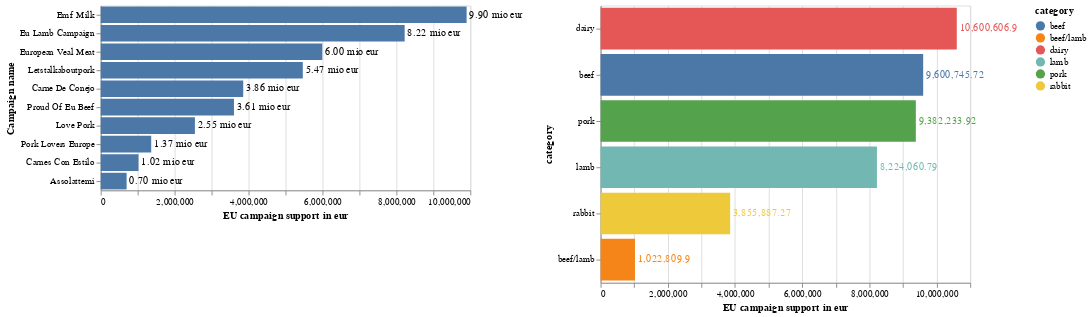

Write notebook code for a chart like this one.
### Code cell
bars = alt.Chart(data).mark_bar().encode(
        x = alt.X("overal_support",
                 title = "EU campaign support in eur"),
        y = alt.Y("title:N",
                  title = "Campaign name",
                sort=alt.EncodingSortField(
                    field="overal_support",  # The field to use for the sort
                    op="sum",  # The operation to run on the field prior to sorting
                    order="descending"  # The order to sort in
                )),
        #color = "category:N"
    )

text = bars.mark_text(
    align='left',
    baseline='middle',
    dx=3  # Nudges text to right so it doesn't appear on top of the bar
).encode(
    text=alt.Text('overal_support_str')
)

cummul = alt.Chart(data).mark_bar().encode(
    x = alt.X("sum(overal_support):Q",
                title = "EU campaign support in eur"),
    y = alt.Y("category:N",
        sort=alt.EncodingSortField(
                    field="overal_support",  # The field to use for the sort
                    op="sum",  # The operation to run on the field prior to sorting
                    order="descending"  # The order to sort in
                )),
    color = "category:N"
    ).properties(
    height = 300
)

text_cumm = cummul.mark_text(
    align='left',
    baseline='middle',
    dx=3  # Nudges text to right so it doesn't appear on top of the bar
).encode(
    text=alt.Text('sum(overal_support):Q', format=',')
)

    
bars + text | cummul + text_cumm

### Figure 1 — Vega-Lite specification as saved in the notebook (floating-point values rounded to 4 significant figures)
{"config": {"view": {"continuousWidth": 400, "continuousHeight": 300}}, "hconcat": [{"layer": [{"mark": "bar", "encoding": {"x": {"type": "quantitative", "field": "overal_support", "title": "EU campaign support in eur"}, "y": {"type": "nominal", "field": "title", "sort": {"field": "overal_support", "op": "sum", "order": "descending"}, "title": "Campaign name"}}}, {"mark": {"type": "text", "align": "left", "baseline": "middle", "dx": 3}, "encoding": {"text": {"type": "nominal", "field": "overal_support_str"}, "x": {"type": "quantitative", "field": "overal_support", "title": "EU campaign support in eur"}, "y": {"type": "nominal", "field": "title", "sort": {"field": "overal_support", "op": "sum", "order": "descending"}, "title": "Campaign name"}}}]}, {"layer": [{"mark": "bar", "encoding": {"color": {"type": "nominal", "field": "category"}, "x": {"type": "quantitative", "aggregate": "sum", "field": "overal_support", "title": "EU campaign support in eur"}, "y": {"type": "nominal", "field": "category", "sort": {"field": "overal_support", "op": "sum", "order": "descending"}}}, "height": 300}, {"mark": {"type": "text", "align": "left", "baseline": "middle", "dx": 3}, "encoding": {"color": {"type": "nominal", "field": "category"}, "text": {"type": "quantitative", "aggregate": "sum", "field": "overal_support", "format": ","}, "x": {"type": "quantitative", "aggregate": "sum", "field": "overal_support", "title": "EU campaign support in eur"}, "y": {"type": "nominal", "field": "category", "sort": {"field": "overal_support", "op": "sum", "order": "descending"}}}, "height": 300}]}], "data": {"name": "data-2f29fd6ca6370b43a7d9be2e56add3ed"}, "$schema": "https://vega.github.io/schema/vega-lite/v4.8.1.json", "datasets": {"data-2f29fd6ca6370b43a7d9be2e56add3ed": [{"title": "Love Pork", "summary": "A European movement for more taste\nThe action targets the Danish and Swedish markets for pork. The sector is significantly challenged by low and continuous declining consumption of pork especially amongst young consumers aged 18-29. Increased consumption of pork on the two markets will have a positive impact on the European pig meat industry. Pork is no longer a natural part of the young Scandinavians' diet. They tend to eat less meat in general and to avoid pork in particular. The objective is to increase consumer demand and thereby halt an otherwise forecasted continued decline. By maintaining current levels of penetration and spending, the action will effectively increase penetration with up till 19.7 pct and spending with 30 pct on the target markets. The target group perceives pork as neither trendy nor tasty. To support the objective of increased demand, the action will work to raise the product profile and improve the attractiveness of the product category by means of an innovation seminar for the meat processing industry and retail. The objective is to introduce a total of 40 new pork products or meal concepts in retail for the target group. To reach and convince a complex target group of young consumers, the creative element of the action is to create a consumer movement driven by a group of social media role models with a view to re-establish pork in Northern food and eventually throughout Europe. A primary communication tool will be influencer marketing, and the action will rely on content co-creation on the social media. The action strategy is reflected in the main Union message “Europeans for more taste”. Other key messages on traceability, food safety and responsible consumption support the main Union message and promote the high quality of the product and position pork as delicate and tasty. The total budget for the proposed action is EUR 3,185,525. The estimated return on investment ratio of the action is 7.65.", "countries": "Denmark;Sweden", "support": "2451165.76;97254.40", "overal_support": 2548000.0, "link": "https://ec.europa.eu/chafea/agri/en/campaigns/love-pork", "overal_support_str": "2.55 mio eur", "category": "pork"}, {"title": "Assolattemi", "summary": "The program “The shapes of milk, discover the quality made in EU” is presented by Assolatte - Associazione Italiana Lattiero Casearia, which is the national body responsible for Italian industries operating in the dairy sector. The 2-years proposal aims to increase the awareness of the merits of Union agricultural products and the high standards applicable to the EU production methods in Italy and in Belgium and to increase the competitiveness and consumption of EU drinking milk. \nDespite the fact that the internal market remains the main outlet for EU milk production and that milk remains a staple in both Italian and Belgian shopping baskets, this campaign is all the more necessary in view of the constant decline in milk consumption, due to the change in dietary choices. In line with the provisions of the AWP 2019, the objective is to highlight EU drinking milk, particulary in terms of quality and nutritional aspects, to the European consumers. \nThe action strategy has been structured to achieve the target groups identified: millenials/gen.X (through digital activities and sensorial and innovative exhibitions, will leverage on the needs and preconceptions of the consumers, to make them rethink the product, to rediscover its essence through an exhibition/event with a strong emotional value and videomapping),  media/blogger/influencer (through PR, training courses, journalist award, press conference, vernissage, gala events, collaboration with bloggers, press tour) and nutrition professionals (through one-to-one relationships, specific information seminar, training course and award).", "countries": "Italy", "support": "700606.9", "overal_support": 700600.0, "link": "https://ec.europa.eu/chafea/agri/en/campaigns/assolattemi", "overal_support_str": "0.70 mio eur", "category": "dairy"}, {"title": "Eu Lamb Campaign", "summary": "Over 80% of sheep production in the EU is produced in rugged rural areas where no other species can be reared on a commercial scale. Hence, sheep farming plays a vital role from a social, environmental and economic sustainability perspective in these regions. However, given the continued decline in lamb consumption and consequently production in Europe, and the numerous factors and consequences highlighted by the 2016 EU Sheep Meat Reflection Group, it is urgent that we act now to protect this unique sustainable heritage of Europe.\n\n\nFrance, Ireland and the UK, under the auspices of Interbev, Bord Bia and AHDB, have joined forces to request EU co-funding for a new €10 million promotional campaign over 3 years aiming to convince millennial consumers (aged 25-35) across four EU markets (France, Ireland, Germany and the UK) to \"Love Lamb\", by inciting them to discover the convenience and unique flavour of European lamb. Today lamb is primarily consumed by consumers over 50 years old across these markets, and it is vital to appeal to and convert younger consumers thereby supporting the future of this livelihood in Europe.\n\n\nThe campaign's objective is to reach out to this digitally native audience using the appropriate tone of voice and references via their preferred media, in order to convince them to consider lamb as a unique everyday protein choice. This young target audience is proportionately more motivated by sustainability issues than their elders, hence the sustainability credentials of European lamb will also be at the forefront of this campaign. We propose a range of central actions which will be developed and implemented across the four markets to ensure a greater impact and greater economies of scale. These include PR, digital marketing (common website, social media platforms and various forms of online advertising), event marketing and trade marketing actions in specific markets. All of the campaign collateral will be translated and tested before execution.\nhttps://www.jadorelagneau.fr/\nhttps://www.trylamb.ie/\nhttps://www.probierlamm.de/\nhttps://www.trylamb.co.uk/", "countries": "France;Ireland;United Kingdom", "support": "3242850.98;1187071.56;3794138.25", "overal_support": 8224000.0, "link": "https://ec.europa.eu/chafea/agri/en/campaigns/eu-lamb-campaign", "overal_support_str": "8.22 mio eur", "category": "lamb"}, {"title": "Carne De Conejo", "summary": "INTERCUN and ASPOC, two state-recognised organizations of Spain and Portugal, present a Multi Topic C 3-year programme that highlights the high quality standards of the EU and aspires to establish a new milestone in Europe regarding the situation of rabbit meat, a sector that has not been previously financed. Given that Spain is the second producer of rabbit meat in the EU, the program will be coordinated by Spain and will benefit the entire sector across the EU by responding to 3 common issues: 1) The global decline in rabbit meat production. 2) Dramatic fall in consumption of rabbit meat. 3) No value recognized for the European product.  It is important to inform the public about the production methods in the EU and the distinctive features of European rabbit meat in order to differentiate our production.\n\n\n The campaign focuses on consumers and professionals (butchers and HORECA) as well as communication media. It will be developed using a global European message as well as specific adaptation for each target audience and market. The campaign will implement 360-degree marketing activities with reinforced PR actions, significant online activities and social media actions, webinars, advertising via TV and conventional media, digital media, Facebook ads and cinema advertising. In addition, targeted material will be provided to retailers and POS and for use at training activities in Cooking Schools and professional workshops (butchers).\n\n\nThe goal is to achieve an effective program that will reactivate rabbit meat consumption and will allow new consumers to add value and maintain the European production model at sustainable levels for the future. It will allow an increase in consumption of 0.03kg/capita per annum and an increase in sales of more than 5M kg of rabbit meat and €32 million. With a very positive ROI and campaign outreach of more than 581 million contacts, we expect to generate a change in perception that will reach 10% of our target.\n\n\nThe financing and coordination of the project are guaranteed. Initially presented in 2016 and considerably improved in its latest submission, the programme aspires to be approved and financed, given the serious situation affecting the sector.\nhttps://carnedeconejo.es/", "countries": "Spain;Portugal", "support": "3021432.58;834454.69", "overal_support": 3856000.0, "link": "https://ec.europa.eu/chafea/agri/en/campaigns/carne-de-conejo", "overal_support_str": "3.86 mio eur", "category": "rabbit"}, {"title": "Carnes Con Estilo", "summary": "The Ternera Gallega and Ternasco de Aragón PGIs are the most common in beef and suckling lamb production and commercialisation in Spain, and they are joining forces to request aid from the EU to raise the level of knowledge and recognition of the Union's quality regimes, specifically about the PGI quality stamp which is very little known in Europe and Spain. They are both confronted with the added complexity of competing in a market against other meats, which have no differentiating quality stamp and which are available at a lower price. Additionally, their market is in decline as consumption of their categories has fallen dramatically in recent years. The great asset of the two PGI products is their EU certified quality. According to market research, the Spanish consumer is becoming more demanding in matters of food and values superior quality, being inclined to pay more for food whenever greater quality is identified.\nThis has enabled a communications strategy for the campaign to be determined, through a message that is highly visual, simple, approachable, easily understood and, above all, grabs one's attention and conveys the superior quality of PGI products. The message we will use alongside the PGI stamp is: 'Meat with style - either you have it or you don't'. This will convey that it is the PGI stamp which gives you style and is synonymous with high quality. After all, both PGIs have a unique way of protecting the quality of their product, a specific way of rearing, feeding and slaughtering their animals, a sustainable method which supports rural economy. We will make contact with our target through initiatives that ensure coverage and affinity and we will gain visibility through POS initiatives, as the great majority of purchasing decisions are taken at the POS here in Spain. As a result, we will increase competitiveness and consumption of these Union PGI products.\nhttp://www.ternascodearagon.es", "countries": "Spain", "support": "1022809.9", "overal_support": 1023000.0, "link": "https://ec.europa.eu/chafea/agri/en/campaigns/carnes-con-estilo", "overal_support_str": "1.02 mio eur", "category": "beef/lamb"}, {"title": "European Veal Meat", "summary": "Promotional campaign for European veal meat in the Belgian, French and Italian markets 2019/2020/2021\nVeal production and consumption are specifically European phenomena: beyond the borders of Europe, the veal market is practically or completely non-existent. Veal meat is popular because it is tender, light and full of flavour. It is part of Europe's gastronomic heritage, and traditional veal dishes are stalwarts of the food culture in certain countries. However, the veal market has been declining since the 2000s. There are various reasons for this: the economic crisis, changes in consumption behaviour and above all a lack of top-of-mind awareness. France, the Netherlands, Belgium and Italy are minded to fight this fall in consumption by boosting the image consumers have of European veal. To achieve this, the four main veal-producing countries are working together to present an application for €5,9m of European co-funding to run a promotional campaign in France, Belgium and Italy (where almost 70% of Europe's veal is consumed). The overall objective of this campaign will be to boost consumption (+0,5% versus 2017) using a strategy designed to make veal more visible within the main purchase locations and increase awareness of the way European veal is farmed. The approach used will concentrate on point-of-sale activities (with regular actions to promote the product in-store), supported by a media relations and advertising campaign which is essential to boosting the image of the product and communicating the high quality of this meat which is so prominent in Europe’s gastronomic heritage. It is in effect crucially important that this campaign has a positive impact: European veal production plays a concrete role in maintaining almost 25,000 jobs, and generates revenue of €5.8bn. It also helps keep the European beef sector viable by providing a vital source of regulation. But above all, it is inextricably linked with the dairy industry. It offers a way of deriving value from young male calves, and also consumes dairy raw materials in calf feed.", "countries": "France;Italy;Netherlands;Belgium", "support": "2957489.00;836998.00;1156247.00;1044741.00", "overal_support": 5995000.0, "link": "https://ec.europa.eu/chafea/agri/en/campaigns/european-veal-meat", "overal_support_str": "6.00 mio eur", "category": "beef"}, {"title": "Pork Lovers Europe", "summary": "\"The consumption of pork meat in Europe has decreased in recent years. In the EU-27 in 2008, we had consumption per capita of 41.7kg. In 2015, this number fell to 40.9kg. Therefore, it is very important to promote pork meat to restore the confidence of the consumer, which was shaken by news such as the last IARC report. Our project will focus on Spain, United Kingdom (UK), Germany, France and Portugal. The choice of the aforementioned countries is based on the following data: a very low level of pork meat consumption in the UK, which is 24.5kg per capita. A sharp decrease in consumption in Germany, from 55.2kg in 2008 to 53.1kg in 2015. In Spain, consumption decreased from 56.2kg in 2008 to 50.6kg in 2013, with a recovery in 2015 to 54.4kg, thanks to an internal promotion campaign, led by Interporc. For Portugal, the inclusion is based on the geographic proximity to Spain. The campaign will be based on the theme “Pork Lovers”, in order to publicise the properties of pork meat, on a nutritional level, the production methodology, based on animal welfare, environment protection, traceability and free of growing factors. To achieve our goals, the campaign will be based on a Road Show in Spain and the UK, as well as participation in specialised fairs and events, such as Anuga in Cologne, SIAL in Paris and Alimentaria in Lisbon. The campaign will be based on the Pork Lovers Road Show. We will organise press conferences, cooking workshops for students of hotel and courses for restaurant professionals, visits from the retailers, workshops for refined restaurants, culinary meetings for gastronomy lovers, playful ateliers for children, visits from government officials and visits from consumers. We will also hand over some gifts, such as Pork Lovers masks for children, bags for house wives, USB pens for the press and promote the events on the Facebook platform. The total budget for this proposal is €1,951,260\"", "countries": "Spain", "support": "1366348.2", "overal_support": 1366000.0, "link": "https://ec.europa.eu/chafea/agri/campaigns/pork-lovers-europe", "overal_support_str": "1.37 mio eur", "category": "pork"}, {"title": "Emf Milk", "summary": "A European multi-programme on milk targeting the internal markets in Belgium, Denmark, France, Ireland and the Netherlands\n\nThe highest standards in terms of food safety, authenticity, quality and taste. Milk is popular and affordable, appreciated by European consumers and deeply anchored in food habits in each of the participating countries. The dairy sector is a major economic actor in Europe with thousands of milk producers and many companies generating thousands of jobs. However, the milk market is today facing a lasting crisis due to a continuing decrease in milk consumption and a deterioration of its image in public opinion.\nIn order to enhance the competitiveness of European agriculture, the objectives for this action are to reverse the trend by stopping the decrease of consumption of milk and to restore its image by helping consumers to reconnect with milk and spoonable milk products.\nThe 5 countries are geographically close to each other, but they do not drink milk the same way. The strategy is based on a common approach shared by the 5 countries. The action targets families with young children and young millennial adults pre-children, with a core target aged 20-35 years old, who are a market to win back and who will eventually pass on their eating habits to their children. It includes a set of cost-effective activities designed to reach the target groups: PR and e-PR such as blogger & influencer events, image bank, social media accounts, experiential events and event sponsoring, production of videos and advertising on various platforms. We want to help people rediscover the pleasure of using milk, a tasty and versatile product, focusing on the emotional as well as the rational.\nTotal budget: € 12 375 000 over 3 years in 5 countries.", "countries": "France;France;Denmark;Netherlands;Ireland;Belgium", "support": "82272.00;9647616.00;35500.80;72288.00;14400.00;47923.20", "overal_support": 9900000.0, "link": "https://ec.europa.eu/chafea/agri/en/campaigns/emf-milk", "overal_support_str": "9.90 mio eur", "category": "dairy"}, {"title": "Proud Of Eu Beef", "summary": "The objective of Proud of European Beef is to showcase  a project which gathers two beef meat organisations: PROVACUNO in Spain and APAQ-W in Belgium for a 3-year programme.\nThese two organisations have launched a comprehensive and easy-to-implement campaign, based on a diverse programme of activities covering its whole range of targets: consumers, journalists, trade and Horeca sector, all of them with synergic activities for the 5 targeted markets: Spain, France, Portugal, Germany and Belgium.\nOver the last decade throughout Europe the fresh meat consumption has faced constat decrease. \nThe aim of this campaign is to incite the consumers not to have a stereotyped idea about red meat and to enable them to be again confident about their consumption decision.\nThe scope of the project is not only to highlighting the benefits of the product but to make the consumer feel identified and supported in its choice regarding it. Consumer behaviour may lead to a refusal to eat meat due to the multiple types of information presented nowadays, but even so those consumers who choose to eat red meat should feel at ease should they wish to reaffirm their choice for this product.", "countries": "Spain;Belgium", "support": "2406032.78;1199237.94", "overal_support": 3605000.0, "link": "https://ec.europa.eu/chafea/agri/en/campaigns/proud-eu-beef", "overal_support_str": "3.61 mio eur", "category": "beef"}, {"title": "Letstalkaboutpork", "summary": "Pork is the most consumed meat in all Europe. Despite that, its consumption decreased, which is the midpoint for all stakeholders in the industry. The factors that led to this decrease are several but mainly relate to controversies on the sustainability of pork meat and animal welfare. The project aims to inform the consumer about the reality of production in the entire pork chain. Its goal is to demystify the various information that has been targeting the sector, by showing the conditions of production in the farms with scrupulous respect for the highest standards of animal welfare, and then proving the sustainability of the production process and how it contributes to nitrogen fixation in the soil. Together with this, other points concern the conditions of well-being and hygiene of slaughterhouses and the dissemination of traceability systems throughout the entire production chain that gives the total guarantee for the consumer who has at his disposal a meat that respects all food safety standards. Consumer habits differ from country to country, but this will be the message spread throughout all the countries covered by this application, and will lead to specific actions in each country. The slogan of the campaign will be \"let’s talk about pork\", which will target young people up to 35 years old. This campaign will  be based on true and false messages that will sparkle interest among the young people about the reality of the pork line.", "countries": "Spain;France;Portugal;Portugal", "support": "2451428.64;2428053.20;587983.72", "overal_support": 5467000.0, "link": "https://ec.europa.eu/chafea/agri/en/campaigns/letstalkaboutpork", "overal_support_str": "5.47 mio eur", "category": "pork"}]}}
